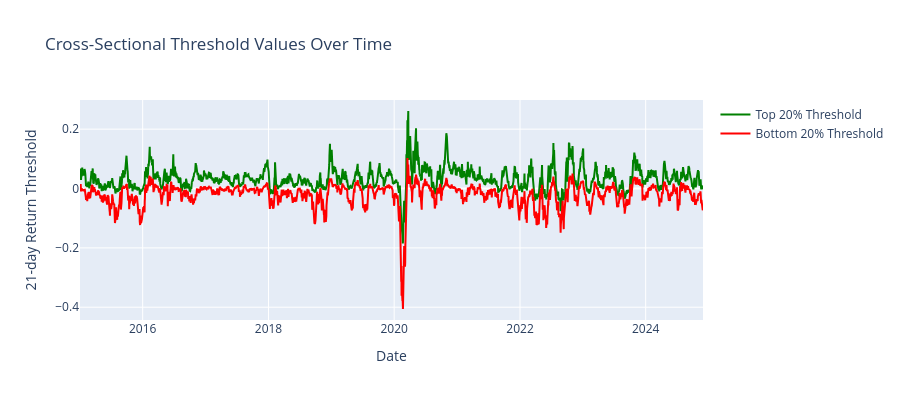

Notebook source saved alongside this figure:
### Code cell
# Show cross-sectional threshold values over time
cs_thresholds = (
    etf_with_fwd.group_by("timestamp")
    .agg(
        [
            pl.col("fwd_return").quantile(quintile_threshold / 100).alias("bottom_threshold"),
            pl.col("fwd_return").quantile(1 - quintile_threshold / 100).alias("top_threshold"),
        ]
    )
    .sort("timestamp")
)

fig = go.Figure()
fig.add_trace(
    go.Scatter(
        x=cs_thresholds["timestamp"].to_list(),
        y=cs_thresholds["top_threshold"].to_numpy(),
        mode="lines",
        name="Top 20% Threshold",
        line=dict(color="green"),
    )
)
fig.add_trace(
    go.Scatter(
        x=cs_thresholds["timestamp"].to_list(),
        y=cs_thresholds["bottom_threshold"].to_numpy(),
        mode="lines",
        name="Bottom 20% Threshold",
        line=dict(color="red"),
    )
)
fig.update_layout(
    height=400,
    title="Cross-Sectional Threshold Values Over Time",
    xaxis_title="Date",
    yaxis_title=f"{horizon}-day Return Threshold",
)
fig.show()

### Figure 1 — Plotly figure (JSON) as saved in the notebook; plotly's stock layout.template omitted (floating-point values rounded to 4 significant figures; data arrays with more than 128 entries replaced by an {"elided": "..."} marker saying what was removed)
{"data": [{"line": {"color": "green"}, "mode": "lines", "name": "Top 20% Threshold", "type": "scatter", "x": {"elided": "2495 str values"}, "y": {"elided": "2495 float values"}}, {"line": {"color": "red"}, "mode": "lines", "name": "Bottom 20% Threshold", "type": "scatter", "x": {"elided": "2495 str values"}, "y": {"elided": "2495 float values"}}], "layout": {"height": 400, "title": {"text": "Cross-Sectional Threshold Values Over Time"}, "xaxis": {"title": {"text": "Date"}}, "yaxis": {"title": {"text": "21-day Return Threshold"}}}}
